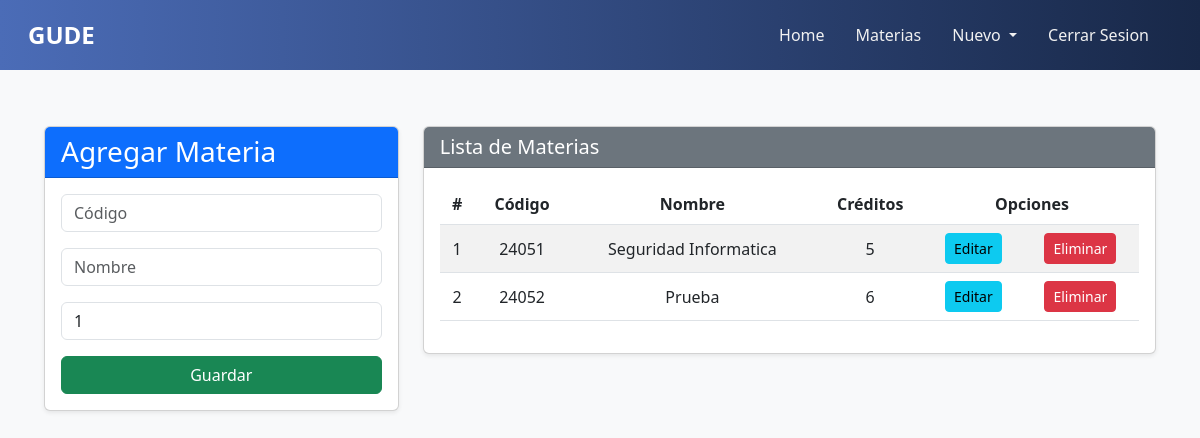
Screenshot of /materias/ with the database file from the repository.
### Aplicaciones/General/models.py (models this page shows, shortened)
class Curso(models.Model):
    codigo = models.CharField(primary_key=True, max_length=6)
    nombre = models.CharField(max_length=50)
    creditos = models.PositiveSmallIntegerField()

### Aplicaciones/General/views.py (the view)
# urls.py: path('materias/', views.materias, name='materias'),
def materias(request):
    cursos = Curso.objects.all()
    return render(request, "Materias.html", {"cursos": cursos})

### Aplicaciones/General/templates/Materias.html (shortened to what this page needs)
{% extends './base.html' %}
{% load static %}
{% block body %}
<div class="container mt-4">
  <div class="row">
    <div class="col-md-4">
      <div class="card shadow-sm">
        <div class="card-header bg-primary text-white">
          <h3 class="mb-0">Agregar Materia</h3>
        </div>
        <div class="card-body">
          <form action="{% url 'registrarMateria' %}" method="post">
            <div class="form-group mb-3">
              <input type="text" name="txtCodigo" id="txtCodigo" class="form-control" placeholder="Código" minlength="5" maxlength="5" required />
            </div>
            <div class="form-group mb-3">
              <input type="text" name="txtNombre" id="txtNombre" class="form-control" placeholder="Nombre" maxlength="50" required />
            </div>
            <div class="form-group mb-3">
              <input type="number" name="numCreditos" id="numCreditos" class="form-control" placeholder="Créditos" min="1" max="9" value="1" required />
            </div>
            <button type="submit" class="btn btn-success w-100">Guardar</button>
          </form>
        </div>
      </div>
    </div>
    <div class="col-md-8">
      <div class="card shadow-sm">
        <div class="card-header bg-secondary text-white">
          <h5 class="mb-0">Lista de Materias</h5>
        </div>
        <div class="card-body table-responsive">
          <table class="table table-striped table-hover">
            <thead>
              <tr>
                <th>#</th>
                <th>Código</th>
                <th>Nombre</th>
                <th>Créditos</th>
                <th colspan="2">Opciones</th>
              </tr>
            </thead>
            <tbody>
              {% for c in cursos %}
              <tr>
                <td>{{ forloop.counter }}</td>
                <td>{{ c.codigo }}</td>
                <td>{{ c.nombre }}</td>
                <td>{{ c.creditos }}</td>
                <td><a href="{% url 'edicionCurso' c.codigo %}" class="btn btn-info btn-sm">Editar</a></td>
                <td><a href="{% url 'eliminacionCurso' c.codigo %}" class="btn btn-danger btn-sm btnEliminacion">Eliminar</a></td>
              </tr>
              {% empty %}
              <tr>
                <td colspan="6" class="text-center text-muted">No hay materias registradas</td>
              </tr>
              {% endfor %}
            </tbody>
          </table>
        </div>
      </div>
    </div>
  </div>
</div>
{% endblock %}

### Aplicaciones/General/static/css/Materias.css (style rules this page uses)
th, td { text-align: center; vertical-align: middle; }
body { background: black; }

### Aplicaciones/General/templates/base.html (style rules this page uses)
body { background-color: #f8f9fa; font-family: 'Segoe UI', sans-serif; }

### rows the page displays
Curso: codigo "24051", nombre "Seguridad Informatica", creditos "5"
Curso: codigo "24052", nombre "Prueba", creditos "6"
